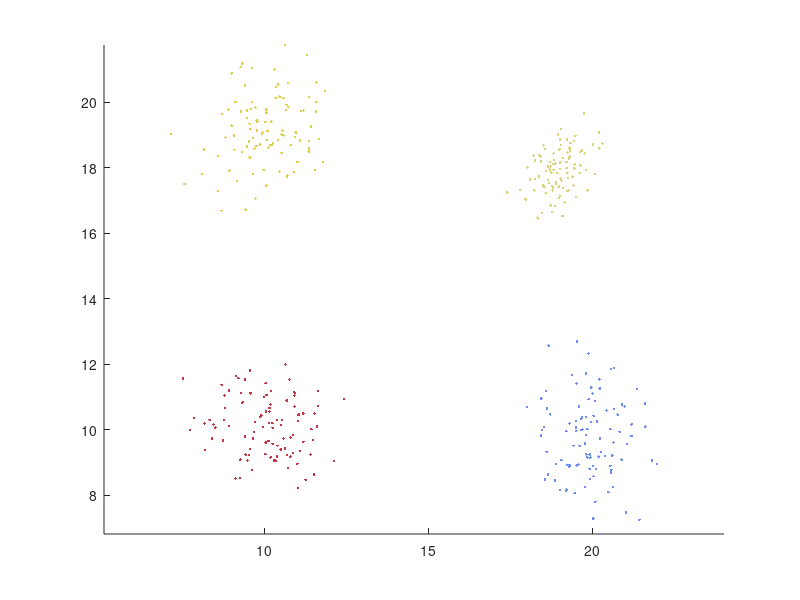

Source code (MATLAB): (Note: this script raises an error after producing the figure.)
% This file is for the first requirement of exercise 6.
l = 2;  % The dimension of the data vectors
N = 100;  % The number of data vectors
% This will be the theta input into the algorithm
theta = [0, 20, 0, 20; 0, 0, 20, 20];

randn('seed',0)
m = [10 10; 20 10; 10 19; 19 18]; % The distribution means of the clusters
S(:,:,1)=eye(2);
S(:,:,2)=[1.0 .2; .2 1.5];
S(:,:,3)=[1.0 .4; .4 1.1];
S(:,:,4)=[.3 .2; .2 .5];
n_points=N*ones(1,4);
X=[];

figure(1), hold on
for i=1:4
    X=[X; mvnrnd(m(i,:),S(:,:,i),n_points(i))];
end
X=X';

% Plotting the way the data should be.
for i=1:4 
    figure(1), plot(X(1,(i-1)*100+1:i*100),X(2,(i-1)*100+1:i*100),'.', 'Color', rand(1, 3))
end
figure(1), axis equal

% run the algorithm
[theta,bel,J]=k_medians(X,theta);

% Plot the clusters
figure(2), hold on
figure(2), plot(X(1,bel==1),X(2,bel==1),'r.',...
X(1,bel==2),X(2,bel==2),'g*',X(1,bel==3),X(2,bel==3),'bo',...
X(1,bel==4),X(2,bel==4),'cx',X(1,bel==5),X(2,bel==5),'md',...
X(1,bel==6),X(2,bel==6),'yp',X(1,bel==7),X(2,bel==7),'ks')
figure(2), plot(theta(1,:),theta(2,:),'k+')
figure(2), axis equal

